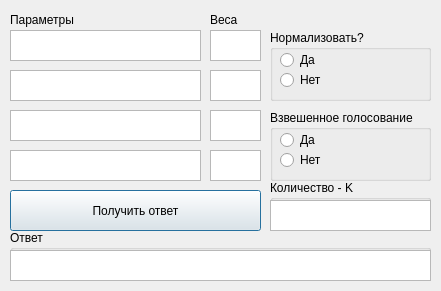
<?xml version="1.0" encoding="UTF-8"?>
<ui version="4.0">
 <class>Dialog</class>
 <widget class="QDialog" name="Dialog">
  <property name="geometry">
   <rect>
    <x>0</x>
    <y>0</y>
    <width>441</width>
    <height>291</height>
   </rect>
  </property>
  <property name="windowTitle">
   <string>Dialog</string>
  </property>
  <widget class="QTextEdit" name="textEdit">
   <property name="geometry">
    <rect>
     <x>10</x>
     <y>30</y>
     <width>191</width>
     <height>31</height>
    </rect>
   </property>
  </widget>
  <widget class="QTextEdit" name="textEdit_2">
   <property name="geometry">
    <rect>
     <x>10</x>
     <y>70</y>
     <width>191</width>
     <height>31</height>
    </rect>
   </property>
  </widget>
  <widget class="QTextEdit" name="textEdit_3">
   <property name="geometry">
    <rect>
     <x>10</x>
     <y>110</y>
     <width>191</width>
     <height>31</height>
    </rect>
   </property>
  </widget>
  <widget class="QTextEdit" name="textEdit_4">
   <property name="geometry">
    <rect>
     <x>10</x>
     <y>150</y>
     <width>191</width>
     <height>31</height>
    </rect>
   </property>
  </widget>
  <widget class="QTextEdit" name="textEdit_5">
   <property name="geometry">
    <rect>
     <x>210</x>
     <y>30</y>
     <width>51</width>
     <height>31</height>
    </rect>
   </property>
  </widget>
  <widget class="QTextEdit" name="textEdit_6">
   <property name="geometry">
    <rect>
     <x>210</x>
     <y>70</y>
     <width>51</width>
     <height>31</height>
    </rect>
   </property>
  </widget>
  <widget class="QTextEdit" name="textEdit_7">
   <property name="geometry">
    <rect>
     <x>210</x>
     <y>110</y>
     <width>51</width>
     <height>31</height>
    </rect>
   </property>
  </widget>
  <widget class="QTextEdit" name="textEdit_8">
   <property name="geometry">
    <rect>
     <x>210</x>
     <y>150</y>
     <width>51</width>
     <height>31</height>
    </rect>
   </property>
  </widget>
  <widget class="QLabel" name="label">
   <property name="geometry">
    <rect>
     <x>10</x>
     <y>10</y>
     <width>191</width>
     <height>20</height>
    </rect>
   </property>
   <property name="text">
    <string>Параметры</string>
   </property>
  </widget>
  <widget class="QLabel" name="label_2">
   <property name="geometry">
    <rect>
     <x>210</x>
     <y>10</y>
     <width>51</width>
     <height>20</height>
    </rect>
   </property>
   <property name="text">
    <string>Веса</string>
   </property>
  </widget>
  <widget class="QGroupBox" name="groupBox">
   <property name="geometry">
    <rect>
     <x>270</x>
     <y>30</y>
     <width>161</width>
     <height>71</height>
    </rect>
   </property>
   <property name="title">
    <string>Нормализовать?</string>
   </property>
   <widget class="QRadioButton" name="radioButton">
    <property name="geometry">
     <rect>
      <x>10</x>
      <y>20</y>
      <width>89</width>
      <height>20</height>
     </rect>
    </property>
    <property name="text">
     <string>Да</string>
    </property>
   </widget>
   <widget class="QRadioButton" name="radioButton_2">
    <property name="geometry">
     <rect>
      <x>10</x>
      <y>40</y>
      <width>89</width>
      <height>20</height>
     </rect>
    </property>
    <property name="text">
     <string>Нет</string>
    </property>
   </widget>
  </widget>
  <widget class="QGroupBox" name="groupBox_2">
   <property name="geometry">
    <rect>
     <x>270</x>
     <y>110</y>
     <width>161</width>
     <height>71</height>
    </rect>
   </property>
   <property name="title">
    <string>Взвешенное голосование</string>
   </property>
   <widget class="QRadioButton" name="radioButton_3">
    <property name="geometry">
     <rect>
      <x>10</x>
      <y>20</y>
      <width>89</width>
      <height>20</height>
     </rect>
    </property>
    <property name="text">
     <string>Да</string>
    </property>
   </widget>
   <widget class="QRadioButton" name="radioButton_4">
    <property name="geometry">
     <rect>
      <x>10</x>
      <y>40</y>
      <width>89</width>
      <height>20</height>
     </rect>
    </property>
    <property name="text">
     <string>Нет</string>
    </property>
   </widget>
  </widget>
  <widget class="QGroupBox" name="groupBox_3">
   <property name="geometry">
    <rect>
     <x>270</x>
     <y>180</y>
     <width>161</width>
     <height>51</height>
    </rect>
   </property>
   <property name="title">
    <string>Количество - K</string>
   </property>
   <widget class="QTextEdit" name="textEdit_9">
    <property name="geometry">
     <rect>
      <x>0</x>
      <y>20</y>
      <width>161</width>
      <height>31</height>
     </rect>
    </property>
   </widget>
  </widget>
  <widget class="QPushButton" name="pushButton">
   <property name="geometry">
    <rect>
     <x>10</x>
     <y>190</y>
     <width>251</width>
     <height>41</height>
    </rect>
   </property>
   <property name="text">
    <string>Получить ответ</string>
   </property>
  </widget>
  <widget class="QGroupBox" name="groupBox_4">
   <property name="geometry">
    <rect>
     <x>10</x>
     <y>230</y>
     <width>421</width>
     <height>51</height>
    </rect>
   </property>
   <property name="title">
    <string>Ответ</string>
   </property>
   <widget class="QTextEdit" name="textEdit_10">
    <property name="geometry">
     <rect>
      <x>0</x>
      <y>20</y>
      <width>421</width>
      <height>31</height>
     </rect>
    </property>
    <property name="readOnly">
     <bool>true</bool>
    </property>
   </widget>
  </widget>
 </widget>
 <resources/>
 <connections/>
</ui>
